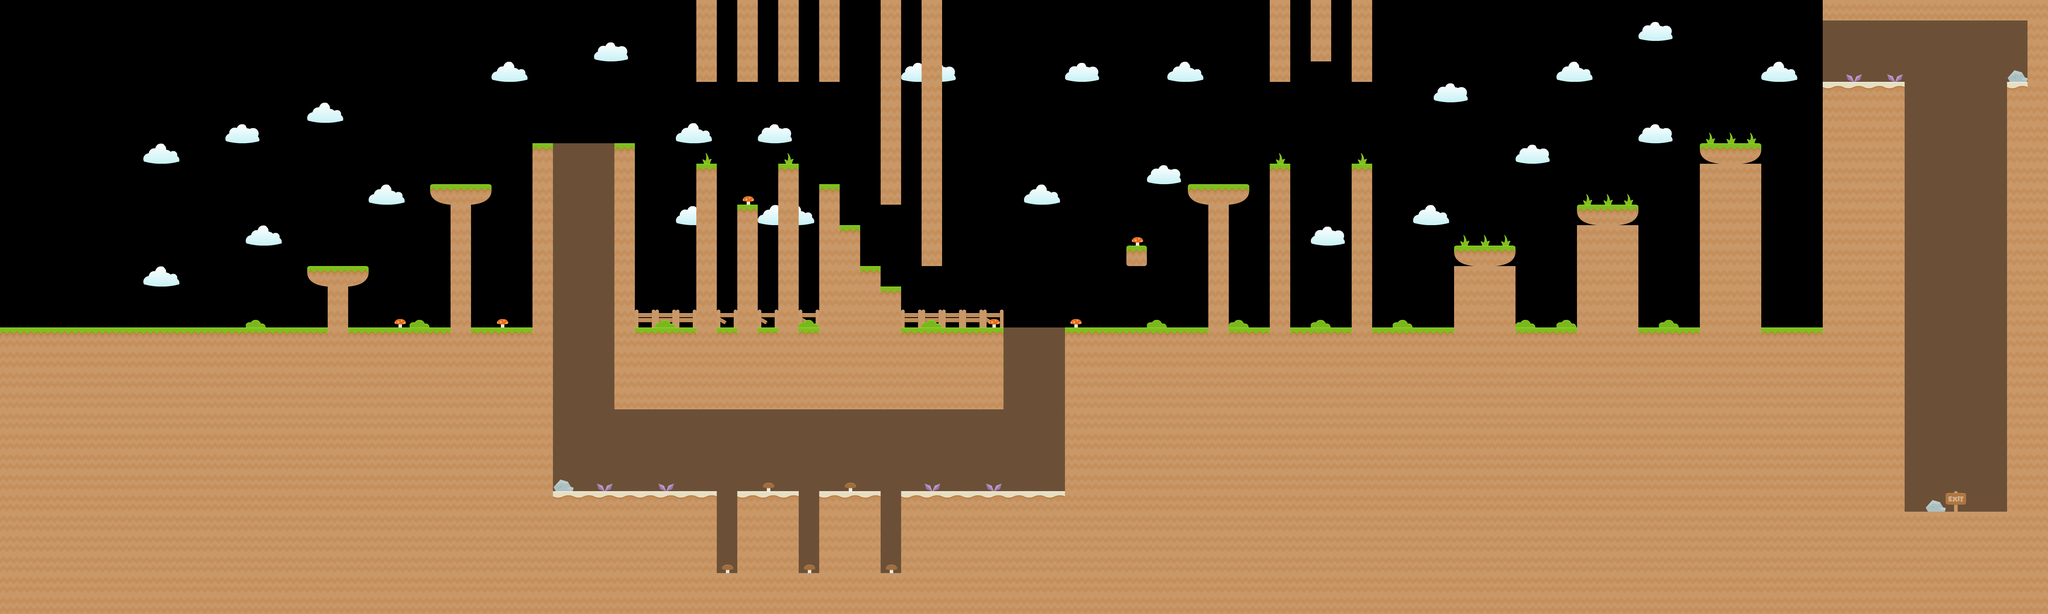

This game map was drawn from its Tiled (.tmx) file and the tilesets committed beside it. A one-line description and the trimmed map source follow:
An orthogonal 100x30 tile map with 70x70 px tiles, 3 tile layers (Background, Background2, Tilemap), 2 tilesets and 84 objects (46x Bee, 19x Barnacle, 10x BossSlime, 3x Slime, 2x SnakeSlime, ...).

<map version="1.0" orientation="orthogonal" width="100" height="30" tilewidth="70" tileheight="70">
 <tileset firstgid="1" name="Tiles" tilewidth="70" tileheight="70" spacing="2">
  <image source="../Textures/Tileset/base_tiles_spritesheet.png" width="936" height="936" />
 </tileset>
 <tileset firstgid="170" name="Items" tilewidth="70" tileheight="70" spacing="2">
  <image source="../Textures/Tileset/items_spritesheet.png" width="576" height="576" />
 </tileset>
 <layer name="Background" width="100" height="30">
  <data>[3000 cells, 309 non-empty, 3 distinct tile ids]</data>
 </layer>
 <layer name="Background2" width="100" height="30">
  <data>[3000 cells, 95 non-empty, 11 distinct tile ids]</data>
 </layer>
 <layer name="Tilemap" width="100" height="30">
  <data>[3000 cells, 1604 non-empty, 7 distinct tile ids]</data>
 </layer>
 <objectgroup name="Spawns" width="100" height="30">
  <object name="Player" type="Player" x="630" y="1050" width="70" height="70" />
  <object name="BossSlime" type="BossSlime" x="210" y="980" width="70" height="70">
   <properties>
    <property name="velocity" value="6.25" />
   </properties>
  </object>
  <object name="BossSlime" type="BossSlime" x="210" y="770" width="70" height="70">
   <properties>
    <property name="velocity" value="6.25" />
   </properties>
  </object>
  <object name="BossSlime" type="BossSlime" x="210" y="560" width="70" height="70">
   <properties>
    <property name="velocity" value="6.25" />
   </properties>
  </object>
  <object name="BossSlime" type="BossSlime" x="210" y="350" width="70" height="70">
   <properties>
    <property name="velocity" value="6.25" />
   </properties>
  </object>
  <object name="BossSlime" type="BossSlime" x="210" y="140" width="70" height="70">
   <properties>
    <property name="velocity" value="6.25" />
   </properties>
  </object>
  <object name="BossSlime" type="BossSlime" x="210" y="1190" width="70" height="70">
   <properties>
    <property name="velocity" value="6.25" />
   </properties>
  </object>
  <object name="BossSlime" type="BossSlime" x="210" y="1400" width="70" height="70">
   <properties>
    <property name="velocity" value="6.25" />
   </properties>
  </object>
  <object name="BossSlime" type="BossSlime" x="210" y="1610" width="70" height="70">
   <properties>
    <property name="velocity" value="6.25" />
   </properties>
  </object>
  <object name="BossSlime" type="BossSlime" x="210" y="1820" width="70" height="70">
   <properties>
    <property name="velocity" value="6.25" />
   </properties>
  </object>
  <object name="BossSlime" type="BossSlime" x="210" y="2030" width="70" height="70">
   <properties>
    <property name="velocity" value="6.25" />
   </properties>
  </object>
  <object name="GrassPlatform" type="GrassPlatform" x="3500" y="1610" width="70" height="70">
   <properties>
    <property name="velocity" value="10" />
    <property name="waypoints" value="[{&quot;x&quot;:50,&quot;y&quot;:14}]" />
   </properties>
  </object>
  <object name="Barnacle" type="Barnacle" x="2380" y="1610" width="70" height="70" />
  <object name="Barnacle" type="Barnacle" x="2520" y="1610" width="70" height="70" />
  <object name="Barnacle" type="Barnacle" x="2380" y="1400" width="70" height="70">
   <properties>
    <property name="flipped" value="true" />
   </properties>
  </object>
  <object name="Barnacle" type="Barnacle" x="2520" y="1400" width="70" height="70">
   <properties>
    <property name="flipped" value="true" />
   </properties>
  </object>
  <object name="Barnacle" type="Barnacle" x="3080" y="1610" width="70" height="70" />
  <object name="Barnacle" type="Barnacle" x="2940" y="1610" width="70" height="70" />
  <object name="Barnacle" type="Barnacle" x="2940" y="1400" width="70" height="70">
   <properties>
    <property name="flipped" value="true" />
   </properties>
  </object>
  <object name="Barnacle" type="Barnacle" x="3080" y="1400" width="70" height="70">
   <properties>
    <property name="flipped" value="true" />
   </properties>
  </object>
  <object name="Barnacle" type="Barnacle" x="3010" y="700" width="70" height="70">
   <properties>
    <property name="flipped" value="true" />
   </properties>
  </object>
  <object name="Barnacle" type="Barnacle" x="3150" y="910" width="70" height="70">
   <properties>
    <property name="flipped" value="true" />
   </properties>
  </object>
  <object name="SnakeSlime" type="SnakeSlime" x="4130" y="560" width="70" height="70" />
  <object name="Barnacle" type="Barnacle" x="4340" y="280" width="70" height="70">
   <properties>
    <property name="flipped" value="true" />
   </properties>
  </object>
  <object name="Barnacle" type="Barnacle" x="4480" y="210" width="70" height="70">
   <properties>
    <property name="flipped" value="true" />
   </properties>
  </object>
  <object name="Barnacle" type="Barnacle" x="4620" y="280" width="70" height="70">
   <properties>
    <property name="flipped" value="true" />
   </properties>
  </object>
  <object name="Barnacle" type="Barnacle" x="2800" y="280" width="70" height="70">
   <properties>
    <property name="flipped" value="true" />
   </properties>
  </object>
  <object name="Slime" type="Slime" x="3010" y="1890" width="70" height="70">
   <properties>
    <property name="jumpHeight" value="2.75" />
   </properties>
  </object>
  <object name="Slime" type="Slime" x="2730" y="1890" width="70" height="70">
   <properties>
    <property name="jumpHeight" value="2.75" />
   </properties>
  </object>
  <object name="Slime" type="Slime" x="2450" y="1890" width="70" height="70">
   <properties>
    <property name="jumpHeight" value="2.75" />
   </properties>
  </object>
  <object name="Barnacle" type="Barnacle" x="2660" y="280" width="70" height="70">
   <properties>
    <property name="flipped" value="true" />
   </properties>
  </object>
  <object name="Barnacle" type="Barnacle" x="2520" y="280" width="70" height="70">
   <properties>
    <property name="flipped" value="true" />
   </properties>
  </object>
  <object name="Barnacle" type="Barnacle" x="2380" y="280" width="70" height="70">
   <properties>
    <property name="flipped" value="true" />
   </properties>
  </object>
  <object name="Barnacle" type="Barnacle" x="2800" y="560" width="70" height="70" />
  <object name="SnakeSlime" type="SnakeSlime" x="2870" y="700" width="70" height="70" />
  <object name="Barnacle" type="Barnacle" x="1820" y="420" width="70" height="70" />
  <object name="Bee" type="Bee" x="4970" y="770" width="70" height="70">
   <properties>
    <property name="velocity" value="3" />
    <property name="waypoints" value="[{&quot;x&quot;:71, &quot;y&quot;:11},{&quot;x&quot;:73,&quot;y&quot;:11}]" />
   </properties>
  </object>
  <object name="Bee" type="Bee" x="5530" y="630" width="70" height="70">
   <properties>
    <property name="velocity" value="3" />
    <property name="waypoints" value="[{&quot;x&quot;:79, &quot;y&quot;:9},{&quot;x&quot;:77,&quot;y&quot;:9}]" />
   </properties>
  </object>
  <object name="Bee" type="Bee" x="5880" y="420" width="70" height="70">
   <properties>
    <property name="velocity" value="3" />
    <property name="waypoints" value="[{&quot;x&quot;:83, &quot;y&quot;:6},{&quot;x&quot;:85,&quot;y&quot;:6}]" />
   </properties>
  </object>
  <object name="Bee" type="Bee" x="6510" y="350" width="70" height="70">
   <properties>
    <property name="velocity" value="0" />
   </properties>
  </object>
  <object name="Bee" type="Bee" x="6790" y="350" width="70" height="70">
   <properties>
    <property name="velocity" value="0" />
   </properties>
  </object>
  <object name="Bee" type="Bee" x="6510" y="420" width="70" height="70">
   <properties>
    <property name="velocity" value="0" />
   </properties>
  </object>
  </objectgroup>
 <objectgroup name="Objects" width="100" height="30">
  <!-- 2 objects omitted --></objectgroup>
</map>
<!-- 42 of 84 objects omitted -->
